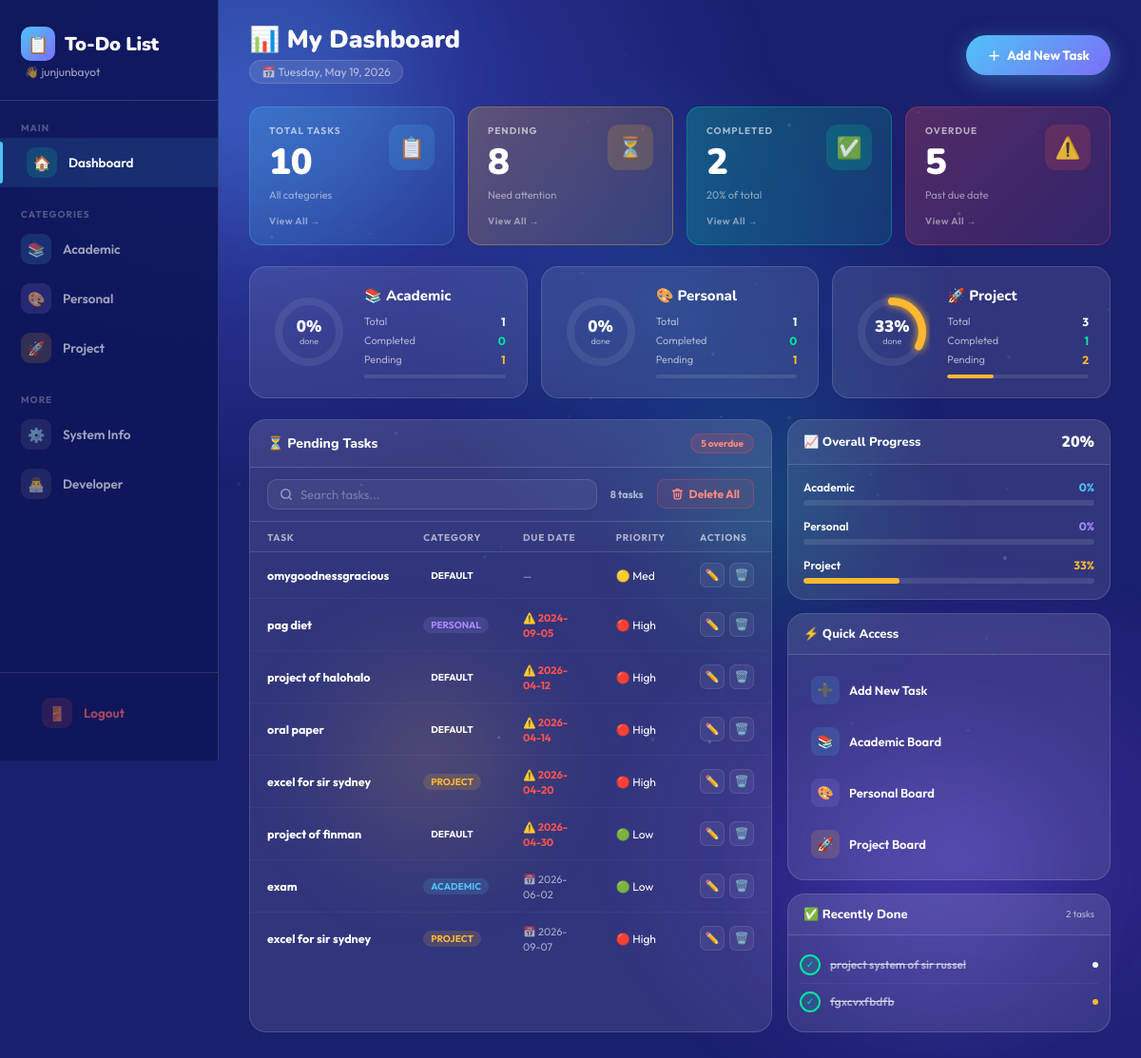
/index.php?filter=pending (signed in), run on the app's committed database.
### tables this page shows
CREATE TABLE `task` (
  `task_id` int(11) NOT NULL,
  `task_name` varchar(255) DEFAULT NULL,
  `description` text DEFAULT NULL,
  `due_date` date DEFAULT NULL,
  `status` varchar(50) DEFAULT NULL,
  `priority` int(11) DEFAULT 1,
  `category` varchar(50) DEFAULT NULL
);

### index.php (the view, shortened to what the rows shown need)
<?php
include 'db.php';
$category = $_GET['category'] ?? '';
$filter = $_GET['filter'] ?? 'all';
if ($category != '') {
    $stmt = $conn->prepare("SELECT COUNT(*) as c FROM task WHERE category = ?");
    $stmt->bind_param("s", $category);
} else {
    $stmt = $conn->prepare("SELECT COUNT(*) as c FROM task");
}
$stmt->execute();
if ($category != '') {
    $stmt = $conn->prepare("SELECT COUNT(*) as c FROM task WHERE status='pending' AND category = ?");
    $stmt->bind_param("s", $category);
} else {
    $stmt = $conn->prepare("SELECT COUNT(*) as c FROM task WHERE status='pending'");
}
$stmt->execute();
if ($category != '') {
    $stmt = $conn->prepare("SELECT COUNT(*) as c FROM task WHERE status='completed' AND category = ?");
    $stmt->bind_param("s", $category);
} else {
    $stmt = $conn->prepare("SELECT COUNT(*) as c FROM task WHERE status='completed'");
}
$stmt->execute();
function fetchByCategory($conn, $cat) {
    $stmt = $conn->prepare("SELECT * FROM task WHERE category = ? ORDER BY due_date ASC");
    $stmt->bind_param("s", $cat);
    $stmt->execute();
    return $stmt->get_result()->fetch_all(MYSQLI_ASSOC);
}
$academicTasks = fetchByCategory($conn, 'academic');
$personalTasks = fetchByCategory($conn, 'personal');
$projectTasks  = fetchByCategory($conn, 'project');
$acadTotal  = count($academicTasks);
$persTotal  = count($personalTasks);
$acadDone   = count(array_filter($academicTasks, fn($t) => $t['status'] === 'completed'));
$persDone   = count(array_filter($personalTasks, fn($t) => $t['status'] === 'completed'));
if ($filter === 'pending') {
    $stmt = $conn->prepare("SELECT * FROM task WHERE status='pending' ORDER BY due_date ASC LIMIT 20");
} elseif ($filter === 'completed') {
    $stmt = $conn->prepare("SELECT * FROM task WHERE status='completed' ORDER BY due_date ASC LIMIT 20");
} elseif ($filter === 'overdue') {
    $stmt = $conn->prepare("SELECT * FROM task WHERE status='pending' AND due_date < CURDATE() AND due_date != '0000-00-00' ORDER BY due_date ASC LIMIT 20");
} else {
    $stmt = $conn->prepare("SELECT * FROM task ORDER BY due_date ASC LIMIT 20");
}
$stmt->execute();
$attentionTasks = $stmt->get_result()->fetch_all(MYSQLI_ASSOC);
$today = date('Y-m-d');
?>
<!DOCTYPE html>
<html lang="en">
<head>
</head>
<body>
<main class="main">
    <div class="topbar">
        <div class="topbar-left">
            <h1>📊 My Dashboard</h1>
        </div>
    </div>
    <div class="donut-row">
        <div class="donut-card dc-blue">
            <div class="donut-info">
                <div class="donut-stat">
                    <span class="donut-stat-label">Completed</span>
                    <span class="donut-stat-val" style="color:var(--done)"><?= $acadDone ?></span>
                </div>
                <div class="donut-stat">
                    <span class="donut-stat-label">Pending</span>
                    <span class="donut-stat-val" style="color:var(--pending)"><?= $acadTotal - $acadDone ?></span>
                </div>
            </div>
        </div>
        <div class="donut-card dc-purple">
            <div class="donut-info">
                <div class="donut-stat">
                    <span class="donut-stat-label">Completed</span>
                    <span class="donut-stat-val" style="color:var(--done)"><?= $persDone ?></span>
                </div>
                <div class="donut-stat">
                    <span class="donut-stat-label">Pending</span>
                    <span class="donut-stat-val" style="color:var(--pending)"><?= $persTotal - $persDone ?></span>
                </div>
            </div>
        </div>
    </div>
    <div class="bottom-row">
        <div class="panel">
            <?php if (count($attentionTasks) > 0): ?>
            <table class="attn-table" id="attnTable">
                <thead>
                    <tr>
                        <th>Task</th>
                        <th>Category</th>
                        <th>Due Date</th>
                        <th>Priority</th>
                        <th>Actions</th>
                    </tr>
                </thead>
                <tbody id="attnBody">
                <?php foreach ($attentionTasks as $row):
                    $tid = intval($row['task_id'] ?? $row['id'] ?? 0);
                    $tsafe = addslashes($row['task_name'] ?? '');
                    $due = $row['due_date'];
                    $diff = $due !== '0000-00-00' ? (strtotime($due) - strtotime($today)) / 86400 : 999;
                    $dueClass = $diff < 0 ? 'overdue' : ($diff <= 3 ? 'due-soon' : 'ok');
                    $dueLabel = $diff < 0 ? '⚠️ ' . $due : ($due === '0000-00-00' ? '—' : '📅 ' . $due);
                    $pri = (int)($row['priority'] ?? 1);
                    $priLabel = $pri === 3 ? '🔴 High' : ($pri === 2 ? '🟡 Med' : '🟢 Low');
                    $cat = $row['category'] ?? 'default';
                ?>
                <tr data-name="<?= strtolower(htmlspecialchars($row['task_name'])) ?>">
                    <td><div class="attn-name" title="<?= htmlspecialchars($row['task_name']) ?>"><?= htmlspecialchars($row['task_name']) ?></div></td>
                    <td><span class="attn-cat cat-<?= $cat ?>"><?= ucfirst($cat) ?></span></td>
                    <td><span class="attn-due <?= $dueClass ?>"><?= $dueLabel ?></span></td>
                    <td><span style="font-size:12px"><?= $priLabel ?></span></td>
                    <td>
                        <div class="attn-actions">
                            <a href="edit.php?id=<?= $tid ?>" class="kbtn kbtn-edit" title="Edit">✏️</a>
                            <button class="kbtn kbtn-del" title="Delete" onclick="confirmDelete(<?= $tid ?>,'<?= $tsafe ?>')">🗑️</button>
                        </div>
                    </td>
                </tr>
                <?php endforeach; ?>
                </tbody>
            </table>
            <?php else: ?>
                <div class="no-attn"><span>🎉</span>No tasks here! All clear.</div>
            <?php endif; ?>
        </div>
        <div class="side-panel">
            <div class="mini-panel">
                <div class="prog-mini">
                    <div class="prog-mini-row">
                        <span class="prog-mini-label">Academic</span>
                        <span class="prog-mini-pct" style="color:#4fc3f7"><?= $acadTotal > 0 ? round(($acadDone/$acadTotal)*100) : 0 ?>%</span>
                    </div>
                    <div class="prog-mini-row">
                        <span class="prog-mini-label">Personal</span>
                        <span class="prog-mini-pct" style="color:#a78bfa"><?= $persTotal > 0 ? round(($persDone/$persTotal)*100) : 0 ?>%</span>
                    </div>
                </div>
            </div>
            <?php
            $stmt = $conn->prepare("SELECT * FROM task WHERE status='completed' ORDER BY due_date DESC LIMIT 4");
            $stmt->execute();
            $recentDone = $stmt->get_result()->fetch_all(MYSQLI_ASSOC);
            $catDots = ['academic'=>'#4fc3f7','personal'=>'#a78bfa','project'=>'#ffb830'];
            ?>
            <div class="mini-panel">
                <div class="recent-done">
                    <?php if (count($recentDone) > 0): ?>
                        <?php foreach ($recentDone as $d): ?>
                        <div class="done-item">
                            <div class="done-check">✓</div>
                            <div class="done-name" title="<?= htmlspecialchars($d['task_name']) ?>"><?= htmlspecialchars($d['task_name']) ?></div>
                            <div class="done-cat-dot" style="background:<?= $catDots[$d['category']] ?? '#fff' ?>"></div>
                        </div>
                        <?php endforeach; ?>
                    <?php else: ?>
                        <div style="text-align:center;padding:16px;color:var(--text2);font-size:12px">No completed tasks yet</div>
                    <?php endif; ?>
                </div>
            </div>
        </div>
    </div>
</main>
</body>
</html>

### data on the page
task: status "0", $acadTotal-$acadDone "1", task_name "exam", category "ACADEMIC", priority "🟢 Low", ($acadDone/$acadTotal)*100 "0"
task: status "0", $persTotal-$persDone "1", task_name "pag diet", category "PERSONAL", priority "🔴 High", ($persDone/$persTotal)*100 "0"
task: task_name "omygoodnessgracious", category "DEFAULT", priority "🟡 Med"
task: task_name "project of halohalo", category "DEFAULT", priority "🔴 High"
task: task_name "oral paper", category "DEFAULT", priority "🔴 High"
task: task_name "excel for sir sydney", category "PROJECT", priority "🔴 High"
task: task_name "project of finman", category "DEFAULT", priority "🟢 Low"
task: task_name "excel for sir sydney", category "PROJECT", priority "🔴 High"
task: task_name "project system of sir russel"
task: task_name "fgxcvxfbdfb"

### other printed values
$_SESSION['user'] "junjunbayot"
$total "10"
$pending "8"
$completed "2"
$progressPercent "20"
$overdueCount "5"
$acadTotal "1"
$persTotal "1"
$projTotal "3"
$projDone "1"
$projTotal - $projDone "2"
$panelTitle "⏳ Pending Tasks"
count($attentionTasks) "8"
count($recentDone) "2"
chart data {{ ($acadDone/$acadTotal)*100 }} 0
